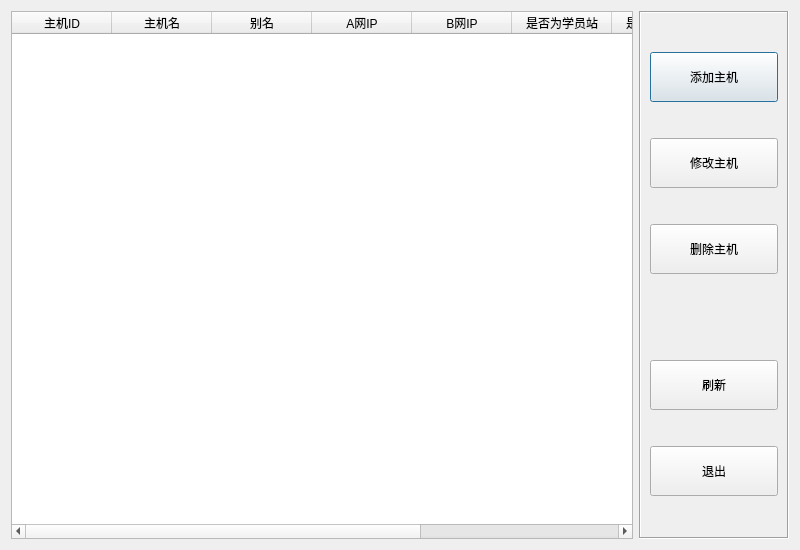
<?xml version="1.0" encoding="UTF-8"?>
<ui version="4.0">
 <class>CStationConfigTable</class>
 <widget class="QDialog" name="CStationConfigTable">
  <property name="geometry">
   <rect>
    <x>0</x>
    <y>0</y>
    <width>800</width>
    <height>550</height>
   </rect>
  </property>
  <property name="windowTitle">
   <string>配置工作站</string>
  </property>
  <layout class="QHBoxLayout" name="horizontalLayout">
   <item>
    <widget class="QTableWidget" name="listStation">
     <column>
      <property name="text">
       <string>主机ID</string>
      </property>
     </column>
     <column>
      <property name="text">
       <string>主机名</string>
      </property>
     </column>
     <column>
      <property name="text">
       <string>别名</string>
      </property>
     </column>
     <column>
      <property name="text">
       <string>A网IP</string>
      </property>
     </column>
     <column>
      <property name="text">
       <string>B网IP</string>
      </property>
     </column>
     <column>
      <property name="text">
       <string>是否为学员站</string>
      </property>
     </column>
     <column>
      <property name="text">
       <string>是否为教员站</string>
      </property>
     </column>
     <column>
      <property name="text">
       <string>是否为模型服务器</string>
      </property>
     </column>
     <column>
      <property name="text">
       <string>模型服务器ID</string>
      </property>
     </column>
    </widget>
   </item>
   <item>
    <widget class="QFrame" name="frame">
     <property name="minimumSize">
      <size>
       <width>150</width>
       <height>0</height>
      </size>
     </property>
     <property name="maximumSize">
      <size>
       <width>150</width>
       <height>16777215</height>
      </size>
     </property>
     <property name="frameShape">
      <enum>QFrame::Box</enum>
     </property>
     <property name="frameShadow">
      <enum>QFrame::Sunken</enum>
     </property>
     <layout class="QVBoxLayout" name="verticalLayout">
      <item>
       <widget class="QPushButton" name="buttonStationAdd">
        <property name="minimumSize">
         <size>
          <width>0</width>
          <height>50</height>
         </size>
        </property>
        <property name="styleSheet">
         <string notr="true">font: 14pt &quot;宋体&quot;;</string>
        </property>
        <property name="text">
         <string>添加主机</string>
        </property>
       </widget>
      </item>
      <item>
       <widget class="QPushButton" name="buttonStationModify">
        <property name="minimumSize">
         <size>
          <width>0</width>
          <height>50</height>
         </size>
        </property>
        <property name="styleSheet">
         <string notr="true">font: 14pt &quot;宋体&quot;;</string>
        </property>
        <property name="text">
         <string>修改主机</string>
        </property>
       </widget>
      </item>
      <item>
       <widget class="QPushButton" name="buttonStationDel">
        <property name="minimumSize">
         <size>
          <width>0</width>
          <height>50</height>
         </size>
        </property>
        <property name="styleSheet">
         <string notr="true">font: 14pt &quot;宋体&quot;;</string>
        </property>
        <property name="text">
         <string>删除主机</string>
        </property>
       </widget>
      </item>
      <item>
       <spacer name="verticalSpacer">
        <property name="orientation">
         <enum>Qt::Vertical</enum>
        </property>
        <property name="sizeType">
         <enum>QSizePolicy::Fixed</enum>
        </property>
        <property name="sizeHint" stdset="0">
         <size>
          <width>20</width>
          <height>50</height>
         </size>
        </property>
       </spacer>
      </item>
      <item>
       <widget class="QPushButton" name="buttonRefresh">
        <property name="minimumSize">
         <size>
          <width>0</width>
          <height>50</height>
         </size>
        </property>
        <property name="styleSheet">
         <string notr="true">font: 14pt &quot;宋体&quot;;</string>
        </property>
        <property name="text">
         <string>刷新</string>
        </property>
       </widget>
      </item>
      <item>
       <widget class="QPushButton" name="buttonExit">
        <property name="minimumSize">
         <size>
          <width>0</width>
          <height>50</height>
         </size>
        </property>
        <property name="styleSheet">
         <string notr="true">font: 14pt &quot;宋体&quot;;</string>
        </property>
        <property name="text">
         <string>退出</string>
        </property>
       </widget>
      </item>
     </layout>
    </widget>
   </item>
  </layout>
 </widget>
 <tabstops>
  <tabstop>buttonStationAdd</tabstop>
  <tabstop>buttonStationModify</tabstop>
  <tabstop>buttonStationDel</tabstop>
  <tabstop>buttonRefresh</tabstop>
  <tabstop>buttonExit</tabstop>
  <tabstop>listStation</tabstop>
 </tabstops>
 <resources/>
 <connections>
  <connection>
   <sender>buttonExit</sender>
   <signal>clicked()</signal>
   <receiver>CStationConfigTable</receiver>
   <slot>reject()</slot>
   <hints>
    <hint type="sourcelabel">
     <x>705</x>
     <y>490</y>
    </hint>
    <hint type="destinationlabel">
     <x>399</x>
     <y>274</y>
    </hint>
   </hints>
  </connection>
 </connections>
</ui>
